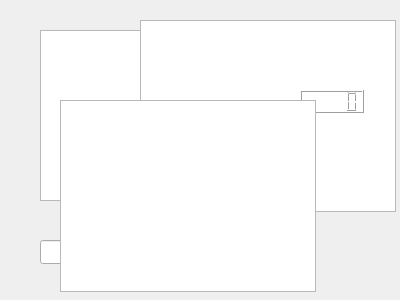
<?xml version="1.0" encoding="UTF-8"?>
<ui version="4.0">
 <class>Dialog</class>
 <widget class="QDialog" name="Dialog">
  <property name="geometry">
   <rect>
    <x>0</x>
    <y>0</y>
    <width>400</width>
    <height>300</height>
   </rect>
  </property>
  <property name="windowTitle">
   <string>Dialog</string>
  </property>
  <widget class="QTextEdit" name="textEdit">
   <property name="geometry">
    <rect>
     <x>40</x>
     <y>30</y>
     <width>191</width>
     <height>171</height>
    </rect>
   </property>
  </widget>
  <widget class="QLineEdit" name="lineEdit">
   <property name="geometry">
    <rect>
     <x>40</x>
     <y>240</y>
     <width>113</width>
     <height>24</height>
    </rect>
   </property>
  </widget>
  <widget class="QTextBrowser" name="textBrowser">
   <property name="geometry">
    <rect>
     <x>140</x>
     <y>20</y>
     <width>256</width>
     <height>192</height>
    </rect>
   </property>
  </widget>
  <widget class="QLCDNumber" name="lcdNumber">
   <property name="geometry">
    <rect>
     <x>300</x>
     <y>90</y>
     <width>64</width>
     <height>23</height>
    </rect>
   </property>
  </widget>
  <widget class="QPushButton" name="pushButton">
   <property name="geometry">
    <rect>
     <x>200</x>
     <y>250</y>
     <width>79</width>
     <height>24</height>
    </rect>
   </property>
   <property name="mouseTracking">
    <bool>true</bool>
   </property>
   <property name="text">
    <string>PushButton</string>
   </property>
  </widget>
  <widget class="QTextBrowser" name="textBrowser_2">
   <property name="geometry">
    <rect>
     <x>60</x>
     <y>100</y>
     <width>256</width>
     <height>192</height>
    </rect>
   </property>
  </widget>
 </widget>
 <resources/>
 <connections/>
</ui>
